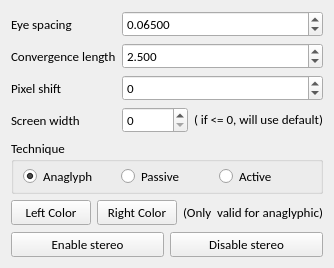
<?xml version="1.0" encoding="UTF-8"?>
<ui version="4.0">
 <class>StereoUI</class>
 <widget class="QWidget" name="StereoUI">
  <property name="geometry">
   <rect>
    <x>0</x>
    <y>0</y>
    <width>311</width>
    <height>268</height>
   </rect>
  </property>
  <property name="font">
   <font>
    <family>Calibri</family>
    <pointsize>10</pointsize>
   </font>
  </property>
  <property name="windowTitle">
   <string>Stereoscopy Settings</string>
  </property>
  <layout class="QVBoxLayout" name="verticalLayout">
   <item>
    <layout class="QFormLayout" name="formLayout">
     <item row="0" column="0">
      <widget class="QLabel" name="eye_s_label">
       <property name="font">
        <font>
         <weight>50</weight>
         <bold>false</bold>
        </font>
       </property>
       <property name="text">
        <string>Eye spacing</string>
       </property>
      </widget>
     </item>
     <item row="0" column="1">
      <widget class="QDoubleSpinBox" name="eye_spacing">
       <property name="decimals">
        <number>5</number>
       </property>
       <property name="value">
        <double>0.065000000000000</double>
       </property>
      </widget>
     </item>
     <item row="1" column="0">
      <widget class="QLabel" name="focal_length_label">
       <property name="font">
        <font>
         <weight>50</weight>
         <bold>false</bold>
        </font>
       </property>
       <property name="text">
        <string>Convergence length</string>
       </property>
      </widget>
     </item>
     <item row="1" column="1">
      <widget class="QDoubleSpinBox" name="focal_length">
       <property name="decimals">
        <number>3</number>
       </property>
       <property name="maximum">
        <double>10000.989999999999782</double>
       </property>
       <property name="value">
        <double>2.500000000000000</double>
       </property>
      </widget>
     </item>
     <item row="2" column="0">
      <widget class="QLabel" name="pixel_shift_label">
       <property name="font">
        <font>
         <weight>50</weight>
         <bold>false</bold>
        </font>
       </property>
       <property name="text">
        <string>Pixel shift</string>
       </property>
      </widget>
     </item>
     <item row="2" column="1">
      <widget class="QDoubleSpinBox" name="pixel_shift">
       <property name="decimals">
        <number>0</number>
       </property>
       <property name="minimum">
        <double>-10000.000000000000000</double>
       </property>
       <property name="maximum">
        <double>10000.000000000000000</double>
       </property>
      </widget>
     </item>
     <item row="3" column="0">
      <widget class="QLabel" name="screen_width_label">
       <property name="font">
        <font>
         <weight>50</weight>
         <bold>false</bold>
        </font>
       </property>
       <property name="text">
        <string>Screen width</string>
       </property>
      </widget>
     </item>
     <item row="3" column="1">
      <layout class="QHBoxLayout" name="horizontalLayout_4">
       <item>
        <widget class="QDoubleSpinBox" name="screen_width">
         <property name="decimals">
          <number>0</number>
         </property>
         <property name="maximum">
          <double>10000.000000000000000</double>
         </property>
        </widget>
       </item>
       <item>
        <widget class="QLabel" name="label">
         <property name="text">
          <string>( if &lt;= 0, will use default)</string>
         </property>
        </widget>
       </item>
      </layout>
     </item>
    </layout>
   </item>
   <item>
    <widget class="QGroupBox" name="groupBox">
     <property name="font">
      <font>
       <weight>50</weight>
       <bold>false</bold>
      </font>
     </property>
     <property name="title">
      <string>Technique</string>
     </property>
     <layout class="QHBoxLayout" name="horizontalLayout_6">
      <property name="leftMargin">
       <number>9</number>
      </property>
      <property name="topMargin">
       <number>3</number>
      </property>
      <property name="rightMargin">
       <number>9</number>
      </property>
      <property name="bottomMargin">
       <number>3</number>
      </property>
      <item>
       <widget class="QRadioButton" name="anaglyph">
        <property name="font">
         <font>
          <weight>50</weight>
          <bold>false</bold>
         </font>
        </property>
        <property name="text">
         <string>Anaglyph</string>
        </property>
        <property name="checked">
         <bool>true</bool>
        </property>
       </widget>
      </item>
      <item>
       <widget class="QRadioButton" name="passive">
        <property name="font">
         <font>
          <weight>50</weight>
          <bold>false</bold>
         </font>
        </property>
        <property name="text">
         <string>Passive</string>
        </property>
       </widget>
      </item>
      <item>
       <widget class="QRadioButton" name="active">
        <property name="font">
         <font>
          <weight>50</weight>
          <bold>false</bold>
         </font>
        </property>
        <property name="text">
         <string>Active</string>
        </property>
        <property name="checkable">
         <bool>true</bool>
        </property>
       </widget>
      </item>
     </layout>
    </widget>
   </item>
   <item>
    <layout class="QHBoxLayout" name="horizontalLayout_8">
     <item>
      <widget class="QPushButton" name="left_color">
       <property name="text">
        <string>Left Color</string>
       </property>
      </widget>
     </item>
     <item>
      <widget class="QPushButton" name="right_color">
       <property name="text">
        <string>Right Color</string>
       </property>
      </widget>
     </item>
     <item>
      <widget class="QLabel" name="color_label">
       <property name="text">
        <string>(Only  valid for anaglyphic)</string>
       </property>
      </widget>
     </item>
    </layout>
   </item>
   <item>
    <spacer name="verticalSpacer">
     <property name="orientation">
      <enum>Qt::Vertical</enum>
     </property>
     <property name="sizeHint" stdset="0">
      <size>
       <width>20</width>
       <height>40</height>
      </size>
     </property>
    </spacer>
   </item>
   <item>
    <layout class="QHBoxLayout" name="horizontalLayout_7">
     <item>
      <widget class="QPushButton" name="enable">
       <property name="text">
        <string>Enable stereo</string>
       </property>
      </widget>
     </item>
     <item>
      <widget class="QPushButton" name="disable">
       <property name="text">
        <string>Disable stereo</string>
       </property>
      </widget>
     </item>
    </layout>
   </item>
  </layout>
 </widget>
 <resources/>
 <connections/>
</ui>
